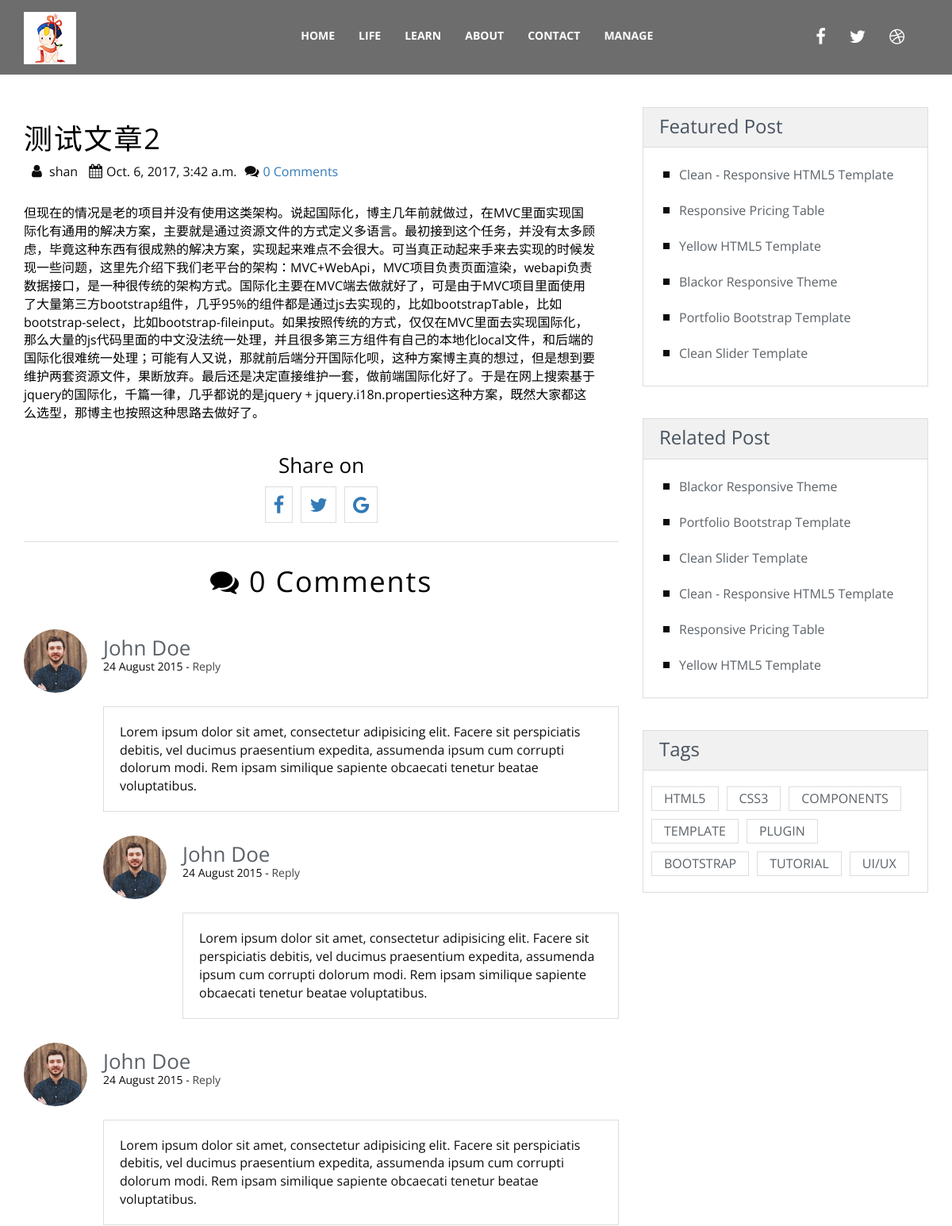
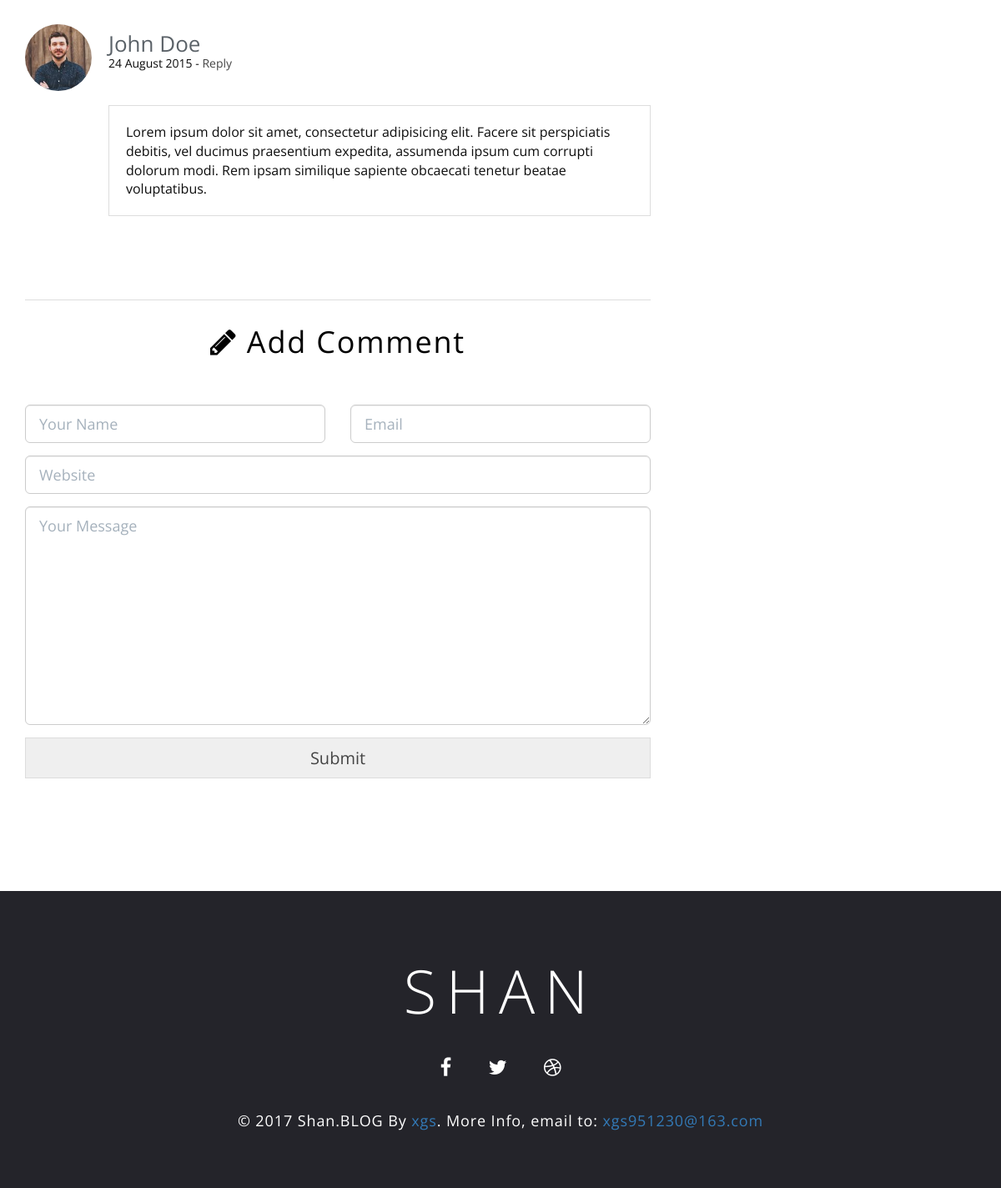
The app's page /blogPage.html?id=2 with its own data (2 pictures, top to bottom).
### BlogApp/models.py (models this page shows, shortened)
class Blog(models.Model):
    title = models.CharField(max_length=50)
    auth = models.CharField(max_length=20)
    date = models.DateTimeField()
    num_share = models.IntegerField()
    num_comment = models.IntegerField()
    picture = models.ImageField(upload_to='static/img')
    article = models.TextField()

### BlogApp/views.py (the view)
# urls.py: url(r'^blogPage', views.getBlogPage),
def getBlogPage(request):
    id = request.GET['id']
    blog = Blog.objects.get(id=id)
    return render(request, 'blogPage.html', {'blog': blog})

### templates/blogPage.html (shortened to what this page needs)
{% extends "base.html" %}
{% block headblock %}
   <link rel="stylesheet" href="/static/css/style.css" id="theme-styles">
{% endblock %}
{% block mainbody %}
    <div class="widewrapper main">
        <div class="container">
            <div class="row">
                <div class="col-md-8 blog-main"  style="padding-top: 135px">
                    <article class="blog-post">
                        <div class="body">
                            <h2>{{ blog.title }}</h2>
                            <div class="meta">
                                <i class="fa fa-user"></i> {{ blog.auth }} <i class="fa fa-calendar"></i>{{ blog.date }}<i class="fa fa-comments"></i><span class="data"><a href="#comments">{{ blog.num_comment }} Comments</a></span>
                            </div>
                            <p>
                                {{ blog.article }}
                            </p>
                        </div>
                    </article>
                    <aside class="social-icons clearfix">
                        <h3>Share on </h3>
                        <a href="#"><i class="fa fa-facebook"></i></a> <a href="#"><i class="fa fa-twitter"></i></a> <a href="#"><i class="fa fa-google"></i></a>
                    </aside>
                    <aside class="comments" id="comments">
                        <hr>
                        <h2><i class="fa fa-comments"></i> {{ blog.num_comment }} Comments</h2>
                        <article class="comment">
                            <header class="clearfix">
                                <img src="/static/img/avatar.png" alt="A Smart Guy" class="avatar">
                                <div class="meta">
                                    <h3><a href="#">John Doe</a></h3>
                                    <span class="date">
                                        24 August 2015
                                    </span>
                                    <span class="separator">
                                        -
                                    </span>
                                    <a href="#create-comment" class="reply-link">Reply</a>
                                </div>
                            </header>
                             <div class="body">
                               Lorem ipsum dolor sit amet, consectetur adipisicing elit. Facere sit perspiciatis debitis, vel ducimus praesentium expedita, assumenda ipsum cum corrupti dolorum modi. Rem ipsam similique sapiente obcaecati tenetur beatae voluptatibus.
                            </div>
                        </article>
                        <article class="comment reply">
                            <header class="clearfix">
                                <img src="/static/img/avatar.png" alt="A Smart Guy" class="avatar">
                                <div class="meta">
                                    <h3><a href="#">John Doe</a></h3>
                                    <span class="date">
                                        24 August 2015
                                    </span>
                                    <span class="separator">
                                        -
                                    </span>
                                    <a href="#create-comment" class="reply-link">Reply</a>
                                </div>
                            </header>
                             <div class="body">
                               Lorem ipsum dolor sit amet, consectetur adipisicing elit. Facere sit perspiciatis debitis, vel ducimus praesentium expedita, assumenda ipsum cum corrupti dolorum modi. Rem ipsam similique sapiente obcaecati tenetur beatae voluptatibus.
                            </div>
                        </article>
                        <article class="comment ">
                            <header class="clearfix">
                                <img src="/static/img/avatar.png" alt="A Smart Guy" class="avatar">
                                <div class="meta">
                                    <h3><a href="#">John Doe</a></h3>
                                    <span class="date">
                                        24 August 2015
                                    </span>
                                    <span class="separator">
                                        -
                                    </span>
                                    <a href="#create-comment" class="reply-link">Reply</a>
                                </div>
                            </header>
                             <div class="body">
                               Lorem ipsum dolor sit amet, consectetur adipisicing elit. Facere sit perspiciatis debitis, vel ducimus praesentium expedita, assumenda ipsum cum corrupti dolorum modi. Rem ipsam similique sapiente obcaecati tenetur beatae voluptatibus.
                            </div>
                        </article>
                        <article class="comment">
                            <header class="clearfix">
                                <img src="/static/img/avatar.png" alt="A Smart Guy" class="avatar">
                                <div class="meta">
                                    <h3><a href="#">John Doe</a></h3>
                                    <span class="date">
                                        24 August 2015
                                    </span>
                                    <span class="separator">
                                        -
                                    </span>
                                    <a href="#create-comment" class="reply-link">Reply</a>
                                </div>
                            </header>
                             <div class="body">
                               Lorem ipsum dolor sit amet, consectetur adipisicing elit. Facere sit perspiciatis debitis, vel ducimus praesentium expedita, assumenda ipsum cum corrupti dolorum modi. Rem ipsam similique sapiente obcaecati tenetur beatae voluptatibus.
                            </div>
                        </article>
                    </aside>
                    <aside class="create-comment" id="create-comment">
                        <hr>
                        <h2><i class="fa fa-pencil"></i> Add Comment</h2>
                        <form action="#" method="get" accept-charset="utf-8">
                            <div class="row">
                                <div class="col-md-6">
                                    <input type="text" name="name" id="comment-name" placeholder="Your Name" class="form-control input-lg">
                                </div>
                                <div class="col-md-6">
                                    <input type="email" name="email" id="comment-email" placeholder="Email" class="form-control input-lg">
                                </div>
                            </div>
                            <input type="url" name="name" id="comment-url" placeholder="Website" class="form-control input-lg">
                            <textarea rows="10" name="message" id="comment-body" placeholder="Your Message" class="form-control input-lg"></textarea>
                            <div class="buttons clearfix">
                                <button type="submit" class="btn btn-xlarge btn-clean-one">Submit</button>
                            </div>
                        </form>
                    </aside>
                </div>
                <aside class="col-md-4 blog-aside"  style="padding-top: 135px">
                    <div class="aside-widget">
                        <header>
                            <h3>Featured Post</h3>
                        </header>
                        <div class="body">
                            <ul class="clean-list">
                                <li><a href="">Clean - Responsive HTML5 Template</a></li>
                                <li><a href="">Responsive Pricing Table</a></li>
                                <li><a href="">Yellow HTML5 Template</a></li>
                                <li><a href="">Blackor Responsive Theme</a></li>
                                <li><a href="">Portfolio Bootstrap Template</a></li>
                                <li><a href="">Clean Slider Template</a></li>
                            </ul>
                        </div>
                    </div>
                    <div class="aside-widget">
                        <header>
                            <h3>Related Post</h3>
                        </header>
                        <div class="body">
                            <ul class="clean-list">
                                <li><a href="">Blackor Responsive Theme</a></li>
                                <li><a href="">Portfolio Bootstrap Template</a></li>
                                <li><a href="">Clean Slider Template</a></li>
                                <li><a href="">Clean - Responsive HTML5 Template</a></li>
                                <li><a href="">Responsive Pricing Table</a></li>
                                <li><a href="">Yellow HTML5 Template</a></li>
                            </ul>
                        </div>
                    </div>
                    <div class="aside-widget">
                        <header>
                            <h3>Tags</h3>
                        </header>
                        <div class="body clearfix">
                            <ul class="tags">
                                <li><a href="#">HTML5</a></li>
                                <li><a href="#">CSS3</a></li>
                                <li><a href="#">COMPONENTS</a></li>
                                <li><a href="#">TEMPLATE</a></li>
                                <li><a href="#">PLUGIN</a></li>
                                <li><a href="#">BOOTSTRAP</a></li>
                                <li><a href="#">TUTORIAL</a></li>
                                <li><a href="#">UI/UX</a></li>
                            </ul>
                        </div>
                    </div>
                </aside>
            </div>
        </div>
    </div>
{% endblock %}

### static/css/base.css (style rules this page uses)
body { font-family: 'Open Sans', sans-serif; font-size: 16px; color: #0d0d0d; overflow-x: hidden; }
h2 { font-size: 36px; color: #000; font-weight: 400; letter-spacing: 0.05em; }
h3 { font-size: 26px; color: #000; font-weight: 400; }
p { font-size: 16px; color: #000; font-weight: 400; }

### static/css/style.css (style rules this page uses)
.fa { font-size: 24px; }
.widewrapper { background-color: #fff; }
.clean-list { list-style: none; }
.clean-list li { line-height: 23px; margin-bottom: 14px; }
.clean-list li:before { content: ""; background-color: #444; border-style: solid; border-width: 4px 4px; display: block; width: 8px; left: -20px; top: 15px; position: relative; }
.blog-main, .blog-aside { position: relative; }
.blog-main:before, .blog-aside:before { height: 100%; content: ""; position: absolute; top: 0; width: 1px; }
.blog-main { padding-top: 36px; padding-bottom: 20px; }
.blog-main:before { right: -16px; }
.blog-aside { padding-top: 36px; }
.blog-aside:before { left: 15px; }
.aside-widget { margin-bottom: 40px; border: 1px solid #ddd; }
.aside-widget header { background-color: #f1f1f1; border-bottom: 1px solid #ddd; }
.aside-widget header h3 { font-size: 24px; padding: 10px 20px 3px 20px; margin-top: 0; color: #48535f; }
.aside-widget .body { margin: 10px 0; padding: 5px; }
.aside-widget a { color: #5b6268; }
.tags { list-style: none; margin: 0; padding-left: 0; }
.tags li { float: left; }
.tags li a { padding: 3px 15px; display: inline-block; margin: 5px; border: 1px solid rgb(221, 221, 221); }
.blog-post .body { margin-top: 20px; }
@media (min-width: 1200px) { .blog-post .body { padding-right: 30px; } }
.blog-post .body p { margin-bottom: 20px; }
.social-icons { text-align: center; }
.social-icons i { border: 1px solid #ddd; padding: 10px; margin: 3px 3px; }
aside.comments, aside.create-comment { margin-bottom: 100px; }
aside.comments hr, aside.create-comment hr { margin-left: auto; margin-right: auto; border-top-color: #ddd; margin-bottom: 30px; }
aside.comments h2, aside.create-comment h2 { text-align: center; font-weight: normal; margin-bottom: 40px; }
aside.comments h2 i, aside.create-comment h2 i { font-size: 36px; }
aside.comments .comment { margin: 30px 0 0 0; }
aside.comments .comment.reply { margin-left: 100px; }
aside.comments .comment header img { float: left; border-radius: 100px; width: 80px; }
aside.comments .comment header .meta { margin-left: 100px; font-size: 14px; }
aside.comments .comment header .meta h3 { margin: 10px 0 0 0; line-height: 27px; }
aside.comments .comment header .meta h3 a { color: #5b6268; }
aside.comments .comment header .meta a { color: #444; }
aside.comments .comment .body { margin-top: 10px; margin-left: 100px; border: 1px solid #ddd; padding: 20px; }
.create-comment input, .contact-form input, .create-comment textarea, .contact-form textarea { margin-top: 15px; border-radius: 6px !important; }
.create-comment .btn, .contact-form .btn { margin: 15px 0; width: 100%; }
.meta { margin-bottom: 30px; }
.meta i { margin-left: 10px; margin-right: 5px; font-size: 18px; }
.btn-clean-one { color: #444; border: 1px solid #ddd; }
.btn-xlarge { padding: 10px 20px; font-size: 20px; line-height: normal; border-radius: 0px; }

### records on screen
Blog: title "测试文章2", auth "shan", date "Oct. 6, 2017, 3:42 a.m.", num_comment "0", article "但现在的情况是老的项目并没有使用这类架构。说起国际化，博主几年前就做过，在MVC里面实现国际化有通用的解决方案，主要就是通过资源文件的方式定义多语言。最初接到这个任务，并没有太多顾虑，毕竟这种东西有很成熟的解决方案，实现起来难点不会很大。可当真正动起来手来去实现的时候发现一些问题，这里先介绍下我们老平台的架构：MVC+WebApi，MVC项目负责页面渲染，webapi负责数据接口，是一种很传统的架构方式。国际化主要在MVC端去做就好了，可是由于MVC项目里面使用了大量第三方bootstrap组件，几乎95%的组件都是通过js去实现的，比如bootstrapTable，比如bootstrap-select，比如bootstrap-fileinput。如果按照传统的方式，仅仅在MVC里面去实现国际化，那么大量的js代码里面的中文没法统一处理，并且很多第三方组件有自己的本地化local文件，和后端的国际化很难统一处理；可能有人又说，那就前后端分开国际化呗，这种方案博主真的想过，但是想到要维护两套资源文件，果断放弃。最后还是决定直接维护一套，做前端国际化好了。于是在网上搜索基于jquery的国际化，千篇一律，几乎都说的是jquery + jquery.i18n.properties这种方案，既然大家都这么选型，那博主也按照这种思路去做好了。"
